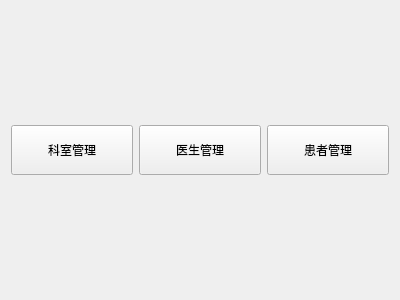
<?xml version="1.0" encoding="UTF-8"?>
<ui version="4.0">
 <class>WelcomeView</class>
 <widget class="QWidget" name="WelcomeView">
  <property name="geometry">
   <rect>
    <x>0</x>
    <y>0</y>
    <width>400</width>
    <height>300</height>
   </rect>
  </property>
  <property name="windowTitle">
   <string>欢迎</string>
  </property>
  <layout class="QVBoxLayout" name="verticalLayout">
   <item>
    <spacer name="verticalSpacer">
     <property name="orientation">
      <enum>Qt::Orientation::Vertical</enum>
     </property>
     <property name="sizeHint" stdset="0">
      <size>
       <width>20</width>
       <height>111</height>
      </size>
     </property>
    </spacer>
   </item>
   <item>
    <layout class="QHBoxLayout" name="horizontalLayout">
     <item>
      <widget class="QPushButton" name="btDepartment">
       <property name="minimumSize">
        <size>
         <width>60</width>
         <height>50</height>
        </size>
       </property>
       <property name="text">
        <string>科室管理</string>
       </property>
      </widget>
     </item>
     <item>
      <widget class="QPushButton" name="btDoctor">
       <property name="minimumSize">
        <size>
         <width>60</width>
         <height>50</height>
        </size>
       </property>
       <property name="text">
        <string>医生管理</string>
       </property>
      </widget>
     </item>
     <item>
      <widget class="QPushButton" name="btPatient">
       <property name="minimumSize">
        <size>
         <width>60</width>
         <height>50</height>
        </size>
       </property>
       <property name="text">
        <string>患者管理</string>
       </property>
      </widget>
     </item>
    </layout>
   </item>
   <item>
    <spacer name="verticalSpacer_2">
     <property name="orientation">
      <enum>Qt::Orientation::Vertical</enum>
     </property>
     <property name="sizeHint" stdset="0">
      <size>
       <width>20</width>
       <height>111</height>
      </size>
     </property>
    </spacer>
   </item>
  </layout>
 </widget>
 <resources/>
 <connections/>
</ui>
